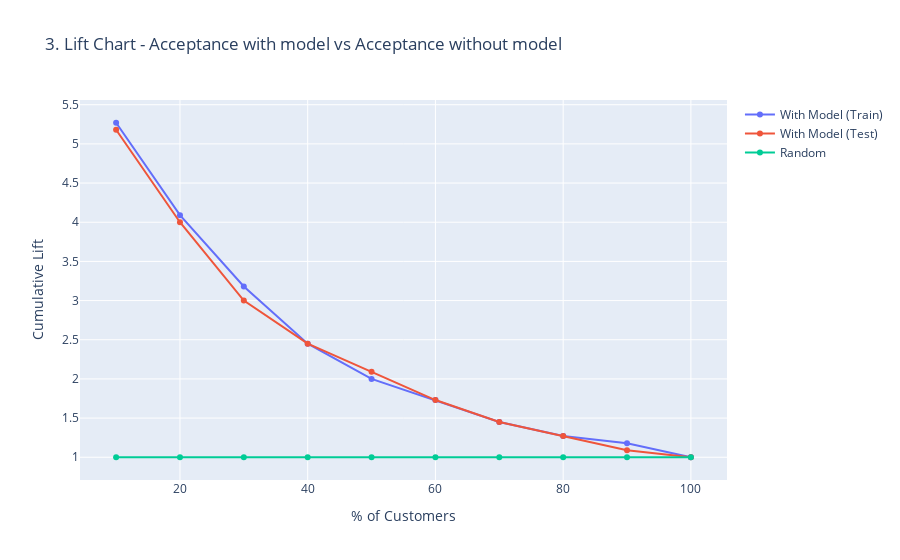

The notebook cell saved with this chart:
### Code cell
fig = go.Figure()
fig.add_trace(go.Scatter(x=result[result['data_type'] == 'train']['cum_perc_pop'], y=result[result['data_type'] == 'train']['lift_chart_lift'],
                         mode='lines+markers', name='With Model (Train)'))

fig.add_trace(go.Scatter(x=result[result['data_type'] == 'test']['cum_perc_pop'], y=result[result['data_type'] == 'test']['lift_chart_lift'],
                         mode='lines+markers', name='With Model (Test)'))

fig.add_trace(go.Scatter(x=result[result['data_type'] == 'test']['cum_perc_pop'], y=result[result['data_type'] == 'test']['lift_chart_ones'],
                         mode='lines+markers', name='Random'))

fig.update_layout(title='3. Lift Chart - Acceptance with model vs Acceptance without model',
                   xaxis_title='% of Customers',
                   yaxis_title='Cumulative Lift')
fig.show()
gc.collect()

### Figure 1 — Plotly figure (JSON) as saved in the notebook; plotly's stock layout.template omitted (floating-point values rounded to 4 significant figures)
{"data": [{"mode": "lines+markers", "name": "With Model (Train)", "type": "scatter", "x": [10, 20, 30, 40, 50, 60, 70, 80, 90, 100], "y": [5.27, 4.09, 3.18, 2.45, 2, 1.73, 1.45, 1.27, 1.18, 1]}, {"mode": "lines+markers", "name": "With Model (Test)", "type": "scatter", "x": [10, 20, 30, 40, 50, 60, 70, 80, 90, 100], "y": [5.18, 4, 3, 2.45, 2.09, 1.73, 1.45, 1.27, 1.09, 1]}, {"mode": "lines+markers", "name": "Random", "type": "scatter", "x": [10, 20, 30, 40, 50, 60, 70, 80, 90, 100], "y": [1, 1, 1, 1, 1, 1, 1, 1, 1, 1]}], "layout": {"title": {"text": "3. Lift Chart - Acceptance with model vs Acceptance without model"}, "xaxis": {"title": {"text": "% of Customers"}}, "yaxis": {"title": {"text": "Cumulative Lift"}}}}
